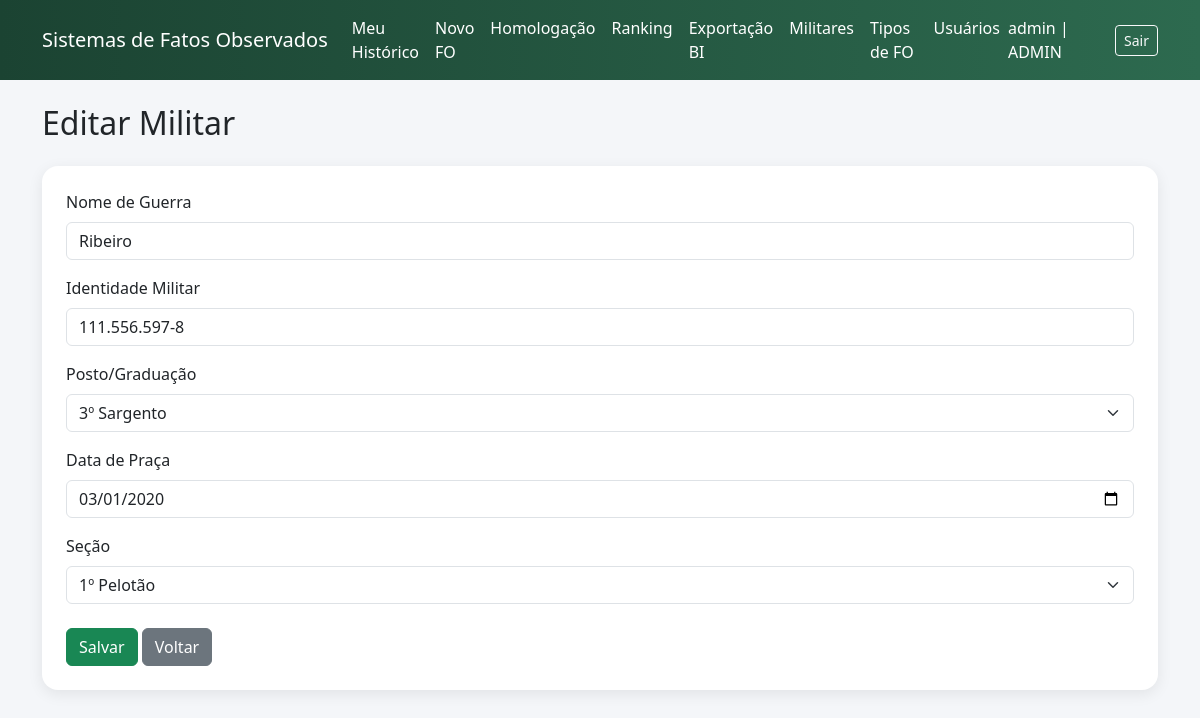
Before: /fo/admin/militares/4/editar (signed in) with the older database file.
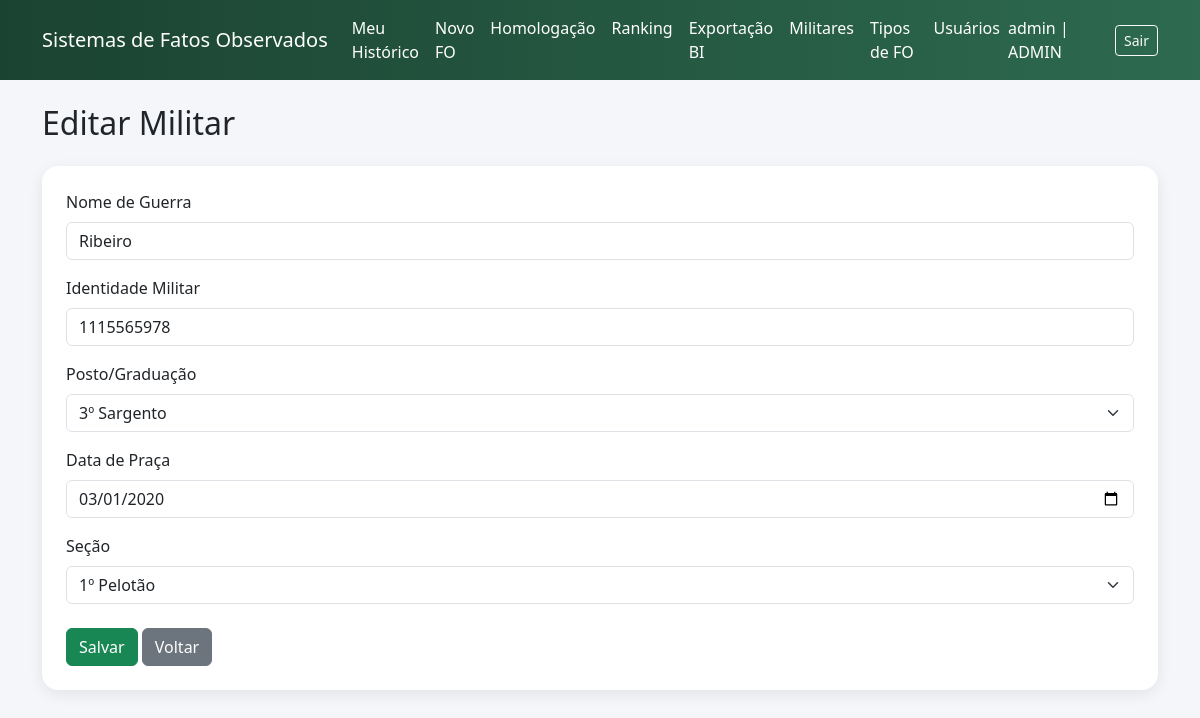
After: the same page with the newer database file.
### app/fo/models.py (models this page shows)
class Militar(db.Model):
    __tablename__ = "militares"
    id = db.Column(db.Integer, primary_key=True)
    nome_guerra = db.Column(db.String(120), nullable=False)
    identidade_militar = db.Column(db.String(30), unique=True, nullable=False)
    id_posto_graduacao = db.Column(
        db.Integer,
        db.ForeignKey("posto_graduacao.id", ondelete="RESTRICT"),
        nullable=False
    )
    data_de_praca = db.Column(db.Date, nullable=False)
    id_secao = db.Column(
        db.Integer,
        db.ForeignKey("secoes.id", ondelete="RESTRICT"),
        nullable=False
    )
    foto_url = db.Column(db.String(255), nullable=True)
    posto_graduacao = db.relationship("PostoGraduacao")
    secao = db.relationship("Secao")

class PostoGraduacao(db.Model):
    __tablename__ = 'posto_graduacao'
    id = db.Column(db.Integer, primary_key=True)
    nome = db.Column(db.String(80), nullable=False)

class Secao(db.Model):
    __tablename__ = 'secoes'
    id = db.Column(db.Integer, primary_key=True)
    nome = db.Column(db.String(120), nullable=False)

### app/fo/routes.py (the view, shortened to what this page needs)
@fo_bp.route("/admin/militares/<int:militar_id>/editar", methods=["GET", "POST"])
@login_required
@perfil_permitido("CADASTRADOR")
def admin_militar_editar(militar_id):
    militar = Militar.query.get_or_404(militar_id)
    postos = PostoGraduacao.query.order_by(PostoGraduacao.id.asc()).all()
    secoes = Secao.query.order_by(Secao.nome.asc()).all()
    return render_template(
        "fo/admin_militar_form.html",
        militar=militar,
        postos=postos,
        secoes=secoes
    )

### app/__init__.py (called while the page is built)
def create_app():
    app = Flask(__name__)
    app.config.from_object(Config)
    db.init_app(app)
    login_manager.init_app(app)
    migrate.init_app(app, db)
    from app.fo.models import Usuario
    @login_manager.user_loader
    def load_user(user_id):
        return Usuario.query.get(int(user_id))
    login_manager.login_view = "auth.login"
    from app.fo import fo_bp
    app.register_blueprint(fo_bp)
    from app.auth import auth_bp
    app.register_blueprint(auth_bp)
    @app.route("/")
    def index():
        if current_user.is_authenticated and current_user.perfil == "MILITAR":
            return redirect(url_for("fo.meu_historico"))
        return redirect(url_for("fo.ranking"))
    return app

### app/fo/permissions.py (called while the page is built)
def perfil_permitido(*perfis):
    def decorator(func):
        @wraps(func)
        def wrapper(*args, **kwargs):
            if not current_user.is_authenticated:
                abort(403)
            if current_user.perfil not in perfis and current_user.perfil != "ADMIN":
                abort(403)
            return func(*args, **kwargs)
        return wrapper
    return decorator

### app/templates/fo/admin_militar_form.html (shortened to what this page needs)
{% extends "base.html" %}
{% block content %}
<h2 class="mb-4">
    {% if militar %}Editar Militar{% else %}Novo Militar{% endif %}
</h2>
<div class="card card-glass p-4">
    <form method="POST">
        <div class="mb-3">
            <label class="form-label">Nome de Guerra</label>
            <input type="text"
                   name="nome_guerra"
                   class="form-control"
                   value="{{ militar.nome_guerra if militar else '' }}"
                   required>
        </div>
        <div class="mb-3">
            <label class="form-label">Identidade Militar</label>
            <input type="text"
                   name="identidade_militar"
                   class="form-control"
                   value="{{ militar.identidade_militar if militar else '' }}"
                   required>
        </div>
        <div class="mb-3">
            <label class="form-label">Posto/Graduação</label>
            <select name="id_posto_graduacao"
                    class="form-select"
                    required>
                {% for posto in postos %}
                    <option value="{{ posto.id }}"
                        {% if militar and militar.id_posto_graduacao == posto.id %}selected{% endif %}>
                        {{ posto.nome }}
                    </option>
                {% endfor %}
            </select>
        </div>
        <div class="mb-3">
            <label class="form-label">Data de Praça</label>
                <input type="date"
                    name="data_de_praca"
                    class="form-control"
                    value="{% if militar and militar.data_de_praca %}{{ militar.data_de_praca.strftime('%Y-%m-%d') }}{% endif %}"
                    required>
        </div>
        <div class="mb-4">
            <label class="form-label">Seção</label>
            <select name="id_secao"
                    class="form-select">
                {% for secao in secoes %}
                    <option value="{{ secao.id }}"
                        {% if militar and militar.id_secao == secao.id %}selected{% endif %}>
                        {{ secao.nome }}
                    </option>
                {% endfor %}
            </select>
        </div>
        <button class="btn btn-success">
            Salvar
        </button>
        <a href="{{ url_for('fo.admin_militares') }}"
           class="btn btn-secondary">
            Voltar
        </a>
    </form>
</div>
{% endblock %}

Changed rows visible on the page:
changed Militar "Ribeiro": identidade_militar "111.556.597-8" → "1115565978"
